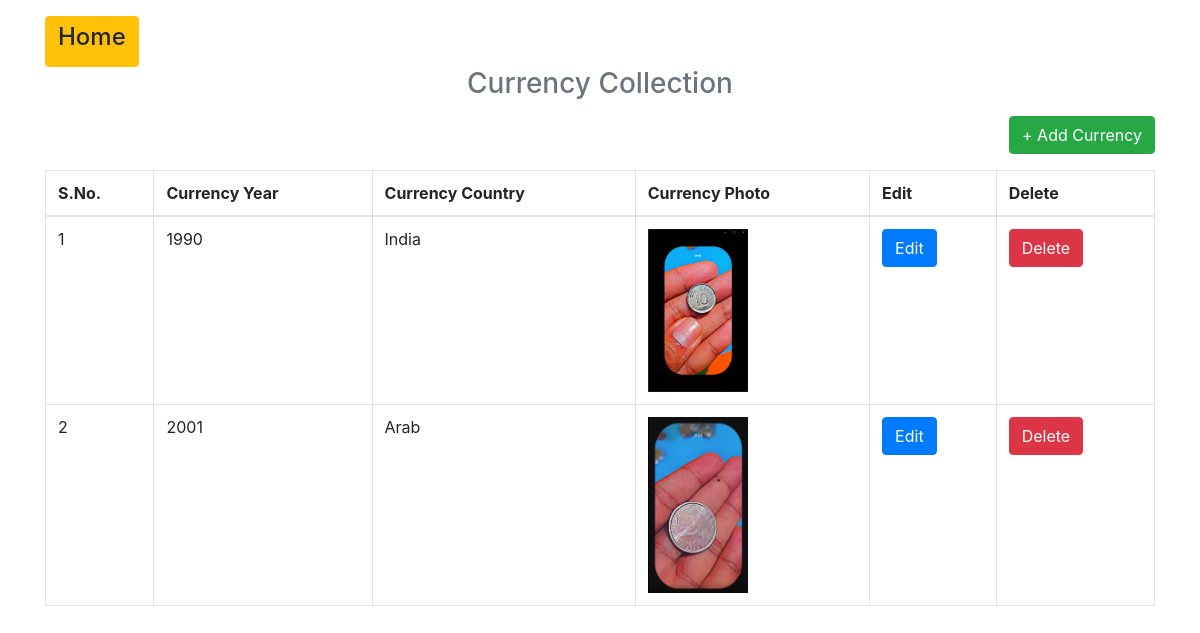
/index, run on the app's committed database.
### tables this page shows
CREATE TABLE "users" (
	"UID"	    INTEGER PRIMARY KEY AUTOINCREMENT,
	"UNAME"	    TEXT,
	"FILE"	    TEXT,
	"CONTACT"	TEXT
);

### app.py (the view)
@app.route("/")
@app.route("/index")
def index():
    con=sql.connect("db_web.db")
    con.row_factory=sql.Row
    cur=con.cursor()
    cur.execute("select * from users")
    data=cur.fetchall()
    return render_template("index.html",datas=data)

### templates/index.html
{% extends 'layout.html' %}
{% block body %}
    <a target="_blank" href="https://photos.app.goo.gl/QbdPwKmfdG5onDyS7">
      <h3 class='text-center text-muted mb-3'>Currency Collection</h3>
    </a>
    <p class='text-right'><a href='{{url_for("add_user")}}' class='btn btn-success'>+ Add Currency</a></p>
  <table class='table table-bordered'>
    <thead>
      <th>S.No.</th>
      <th>Currency Year</th>
      <th>Currency Country</th>
      <th>Currency Photo</th>
      <th>Edit</th>
      <th>Delete</th>
    </thead>
    <tbody>
      {% for row in datas %}
        <tr>
          <td>{{loop.index}}</td>
          <td>{{row.UNAME}}</td>
          <td>{{row.CONTACT}}</td>
          <td>
            <a target="_blank" href="/static/files/{{row.FILE}}">
                <img id="myImg" src="/static/files/{{row.FILE}}" alt="{{row.FILE}}" style="width:100%;max-width:100px">
            </a>
          </td>
          <td><a href='{{url_for("edit_user",uid=row.UID)}}' class='btn btn-primary'>Edit</a></td>
          <td><a href='{{url_for("delete_user",uid=row.UID)}}' class='btn btn-danger' onclick='return confirm("Are You Sure")'>Delete</a></td>
        </tr>
      {%endfor%}
    </tbody>
  </table>
{% endblock %}

### data on the page
users: UNAME "1990", CONTACT "India", FILE (picture)
users: UNAME "2001", CONTACT "Arab", FILE (picture)
